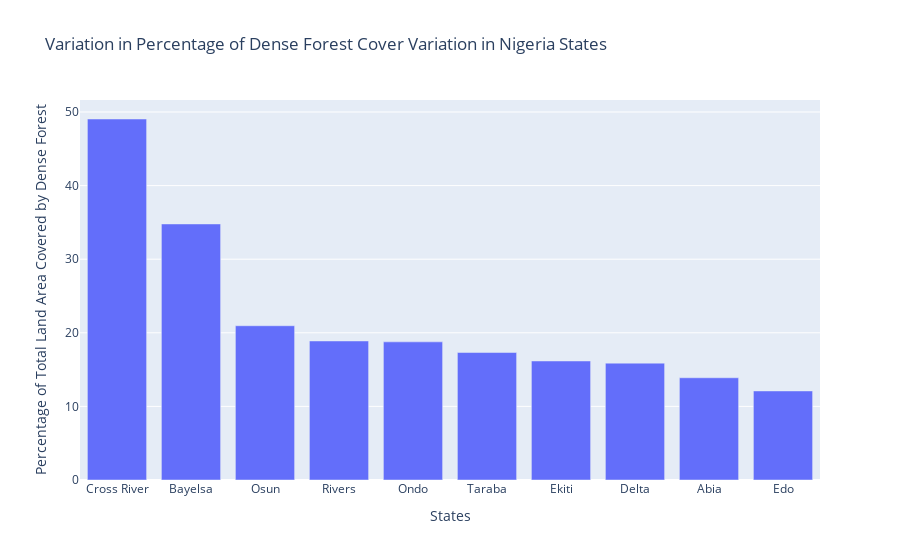

The notebook cell saved with this chart:
### Code cell
geemap.bar_chart(data=nija_fnf, x='ADM1_NAME', y='class1_percent', x_label= 'States', y_label='Percentage of Total Land Area Covered by Dense Forest', 
                 title='Variation in Percentage of Dense Forest Cover Variation in Nigeria States',max_rows=10)

### Figure 1 — Plotly figure (JSON) as saved in the notebook; plotly's stock layout.template omitted (floating-point values rounded to 4 significant figures)
{"data": [{"alignmentgroup": "True", "hovertemplate": "States=%{x}<br>Percentage of Total Land Area Covered by Dense Forest=%{y}<extra></extra>", "legendgroup": "", "marker": {"color": "#636efa", "pattern": {"shape": ""}}, "name": "", "offsetgroup": "", "orientation": "v", "showlegend": false, "textposition": "auto", "type": "bar", "x": ["Cross River", "Bayelsa", "Osun", "Rivers", "Ondo", "Taraba", "Ekiti", "Delta", "Abia", "Edo"], "xaxis": "x", "y": [49.05, 34.79, 20.96, 18.89, 18.77, 17.32, 16.17, 15.88, 13.89, 12.1], "yaxis": "y"}], "layout": {"autosize": true, "barmode": "group", "legend": {"tracegroupgap": 0}, "title": {"text": "Variation in Percentage of Dense Forest Cover Variation in Nigeria States"}, "xaxis": {"anchor": "y", "autorange": true, "domain": [0, 1], "range": [-0.5, 9.5], "title": {"text": "States"}, "type": "category"}, "yaxis": {"anchor": "x", "autorange": true, "domain": [0, 1], "range": [0, 51.63], "title": {"text": "Percentage of Total Land Area Covered by Dense Forest"}, "type": "linear"}}}
